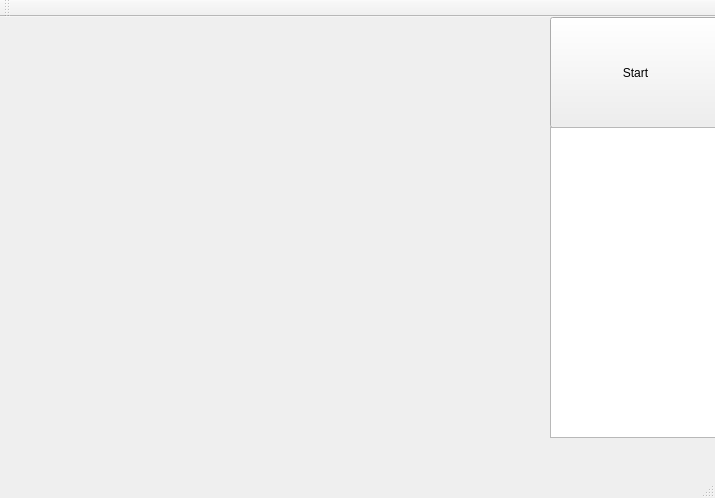
<?xml version="1.0" encoding="UTF-8"?>
<ui version="4.0">
 <class>MainWindow</class>
 <widget class="QMainWindow" name="MainWindow">
  <property name="geometry">
   <rect>
    <x>0</x>
    <y>0</y>
    <width>715</width>
    <height>498</height>
   </rect>
  </property>
  <property name="windowTitle">
   <string>MainWindow</string>
  </property>
  <widget class="QWidget" name="centralWidget">
   <widget class="QCustomPlot" name="customPlot" native="true">
    <property name="geometry">
     <rect>
      <x>0</x>
      <y>0</y>
      <width>551</width>
      <height>401</height>
     </rect>
    </property>
   </widget>
   <widget class="QPushButton" name="pbStart">
    <property name="geometry">
     <rect>
      <x>550</x>
      <y>0</y>
      <width>171</width>
      <height>111</height>
     </rect>
    </property>
    <property name="text">
     <string>Start</string>
    </property>
   </widget>
   <widget class="QTextBrowser" name="textBrowser">
    <property name="geometry">
     <rect>
      <x>550</x>
      <y>110</y>
      <width>171</width>
      <height>311</height>
     </rect>
    </property>
   </widget>
  </widget>
  <widget class="QMenuBar" name="menuBar">
   <property name="geometry">
    <rect>
     <x>0</x>
     <y>0</y>
     <width>715</width>
     <height>24</height>
    </rect>
   </property>
  </widget>
  <widget class="QToolBar" name="mainToolBar">
   <attribute name="toolBarArea">
    <enum>TopToolBarArea</enum>
   </attribute>
   <attribute name="toolBarBreak">
    <bool>false</bool>
   </attribute>
  </widget>
  <widget class="QStatusBar" name="statusBar"/>
 </widget>
 <layoutdefault spacing="6" margin="11"/>
 <customwidgets>
  <customwidget>
   <class>QCustomPlot</class>
   <extends>QWidget</extends>
   <header>qcustomplot.h</header>
   <container>1</container>
  </customwidget>
 </customwidgets>
 <resources/>
 <connections/>
</ui>
